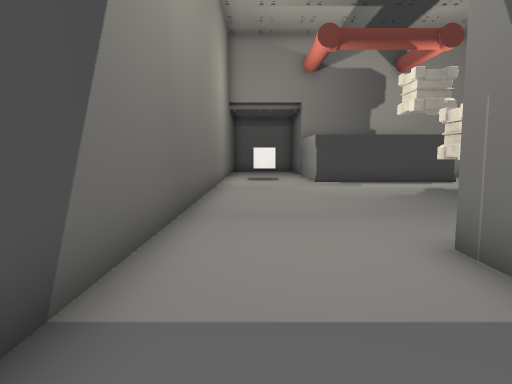
[1] (above)

17 first-person views from a walk through a scene from a Unity 3-D project. The camera is 1.2 m above the floor, tilts 6° down and sees 70° across. The floor is counted in squares, 1 m on a side. Each view is taken from the middle of a square. On the plan, view 1 faces up. The plan holds only what a view shows up to about 15 squares ahead; the rest is blank. The place goes on beyond the plan. The player character is not drawn. Some animated figures are left out. Door leaves are left out, so doorways stand open. Some surface patterns are stand-ins.

[2]
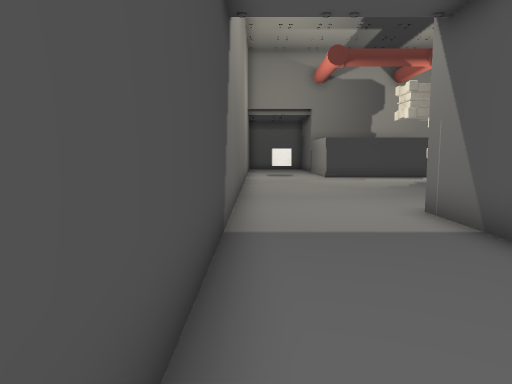

[3]
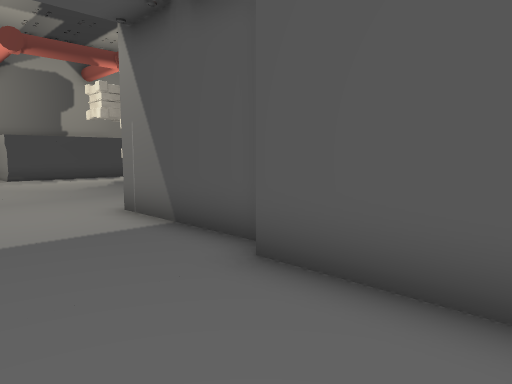

[4]
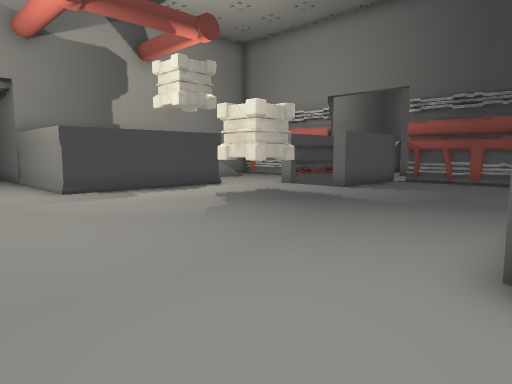

[5]
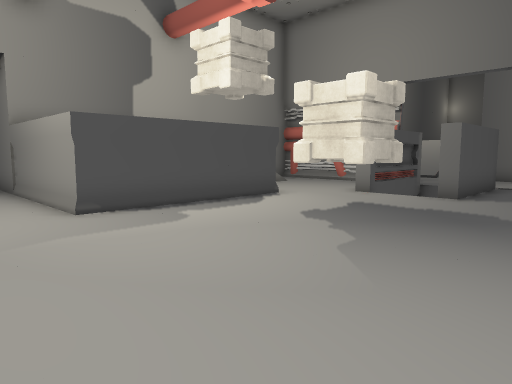

[6]
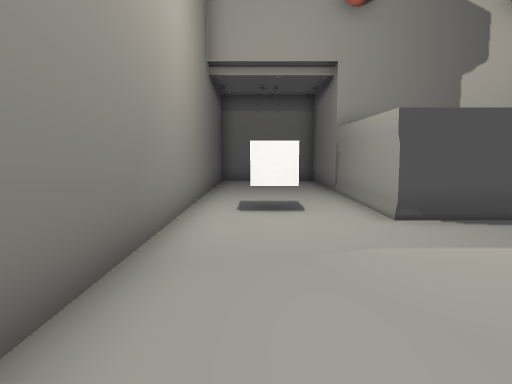

[7]
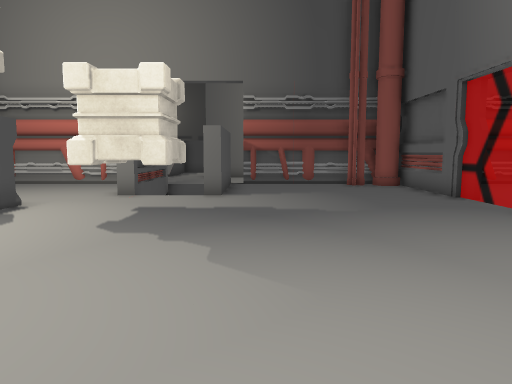

[8]
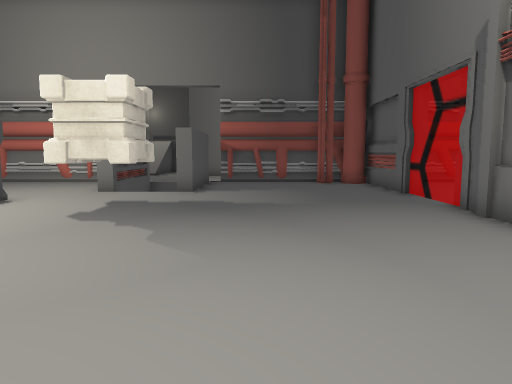

[9]
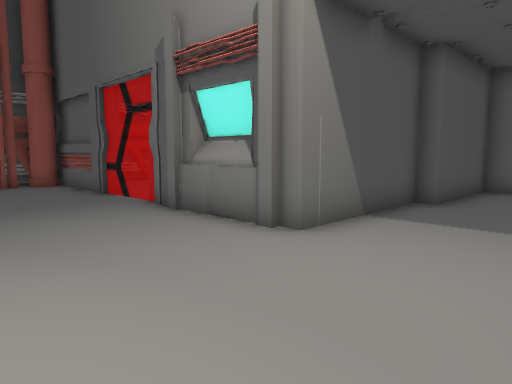

[10]
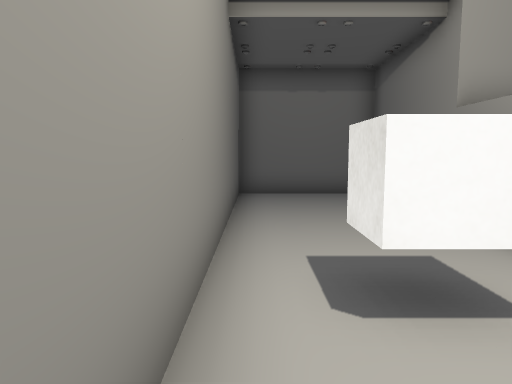

[11]
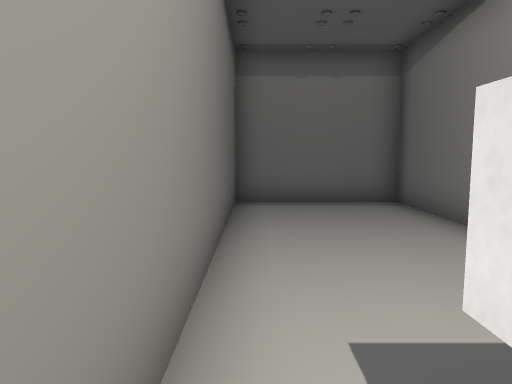

[12]
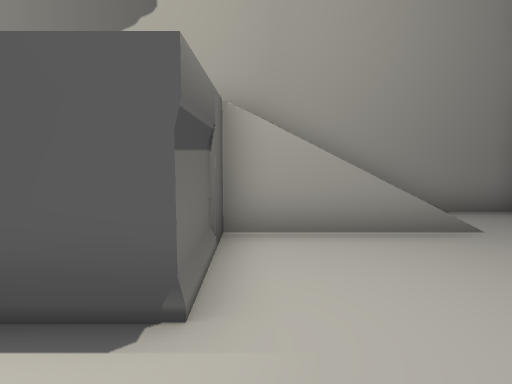

[13]
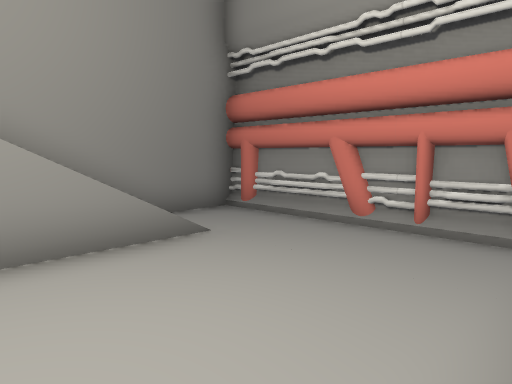

[14]
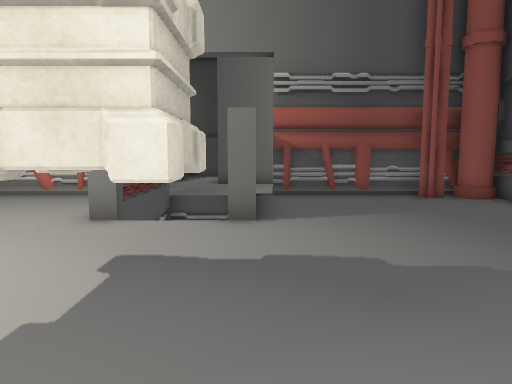

[15]
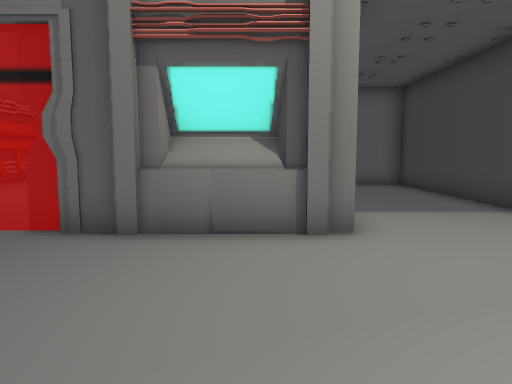

[16]
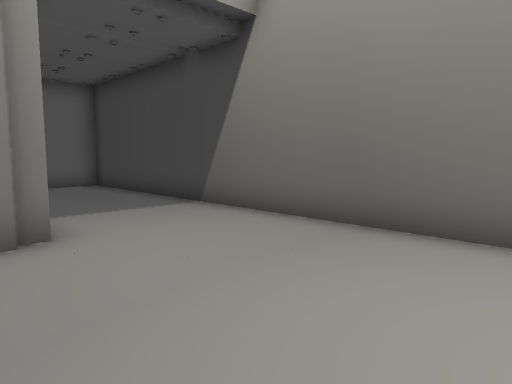

[17]
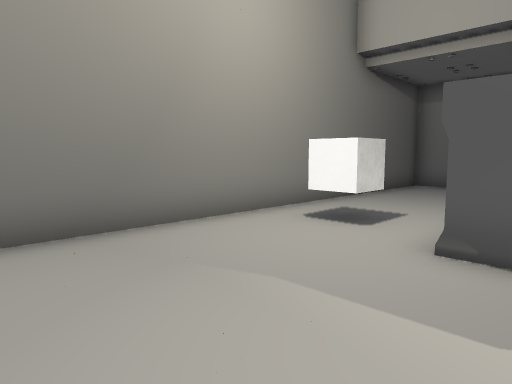

### Floor plan
Ten units are one square. View 1 is at (0, 0); x grows to the right and y downward. Boxes are objects, and circles mark ways between rooms. Rooms are numbered by the first view taken in them; rooms with no view inside come last. Other rooms are left out.
<svg viewBox="-20 -255 175 300">
<path fill="none" stroke="#000" d="M-15 -20 -15 40 20 40 20 0 25 0 25 -20M56 -47 61 -47M61 -45 72 -45M70 -43 76 -43M31 -45 57 -45M36 -43 54 -43M92 -43 101 -43M97 -45 142 -45M142 -137 111 -137M145 -135 105 -135 105 -140M146 -110 105 -110 105 -115M145 -150 145 -205 25 -205M147 -149 147 -160M111 -43 142 -43M147 -80 147 -100M147 -161 147 -198M146 -168 144 -179M145 -170 146 -181M146 -71 145 -79M146 -169 144 -175M145 -171 147 -177M25 -20 25 -45 30 -45M145 -53 147 -56 147 -78M145 -52 147 -58M145 -51 146 -57M145 -51 145 -105M146 -191 145 -200M147 -50 147 -58M-15 -210 -15 -20M25 -205 25 -250 -15 -250 -15 -210"/>
<rect x="-5" y="-175" width="20" height="10" fill="#bbb"><title>cube</title></rect>
<rect x="25" y="-165" width="10" height="10" fill="#bbb"><title>block</title></rect>
<rect x="25" y="-205" width="10" height="10" fill="#bbb"><title>block</title></rect>
<rect x="55" y="-165" width="10" height="10" fill="#bbb"><title>block</title></rect>
<rect x="65" y="-135" width="20" height="20" fill="#bbb"><title>other object</title></rect>
<rect x="65" y="-175" width="20" height="20" fill="#bbb"><title>block</title></rect>
<rect x="65" y="-175" width="10" height="10" fill="#bbb"><title>other object</title></rect>
<rect x="135" y="-55" width="10" height="10" fill="#bbb"><title>pipe</title></rect>
<rect x="135" y="-65" width="10" height="10" fill="#bbb"><title>pipe</title></rect>
<circle cx="5" cy="-20" r="3" fill="#2a7"/>
<circle cx="5" cy="-210" r="3" fill="#2a7"/>
<text x="0" y="10">1</text>
<text x="60" y="-120">2</text>
<text x="0" y="-230">3</text>
</svg>
Room 1 opens to room 2. Room 2 opens to room 3.

Where each view was taken, in squares from view 1:
view 1: 0 up, 0 right, facing up
view 2: 3 down, 1 left, facing up
view 3: 3 down, 1 left, facing up-right
view 4: 4 up, 1 left, facing up-right
view 5: 8 up, 0 right, facing up-right
view 6: 9 up, 0 right, facing up
view 7: 10 up, 0 right, facing right
view 8: 9 up, 1 left, facing right
view 9: 9 up, 1 left, facing down-right
view 10: 14 up, 1 left, facing up
view 11: 16 up, 1 left, facing up
view 12: 13 up, 9 right, facing up
view 13: 14 up, 9 right, facing up-right
view 14: 11 up, 4 right, facing right
view 15: 10 up, 4 right, facing down
view 16: 10 up, 4 right, facing down-left
view 17: 11 up, 4 right, facing up-left
